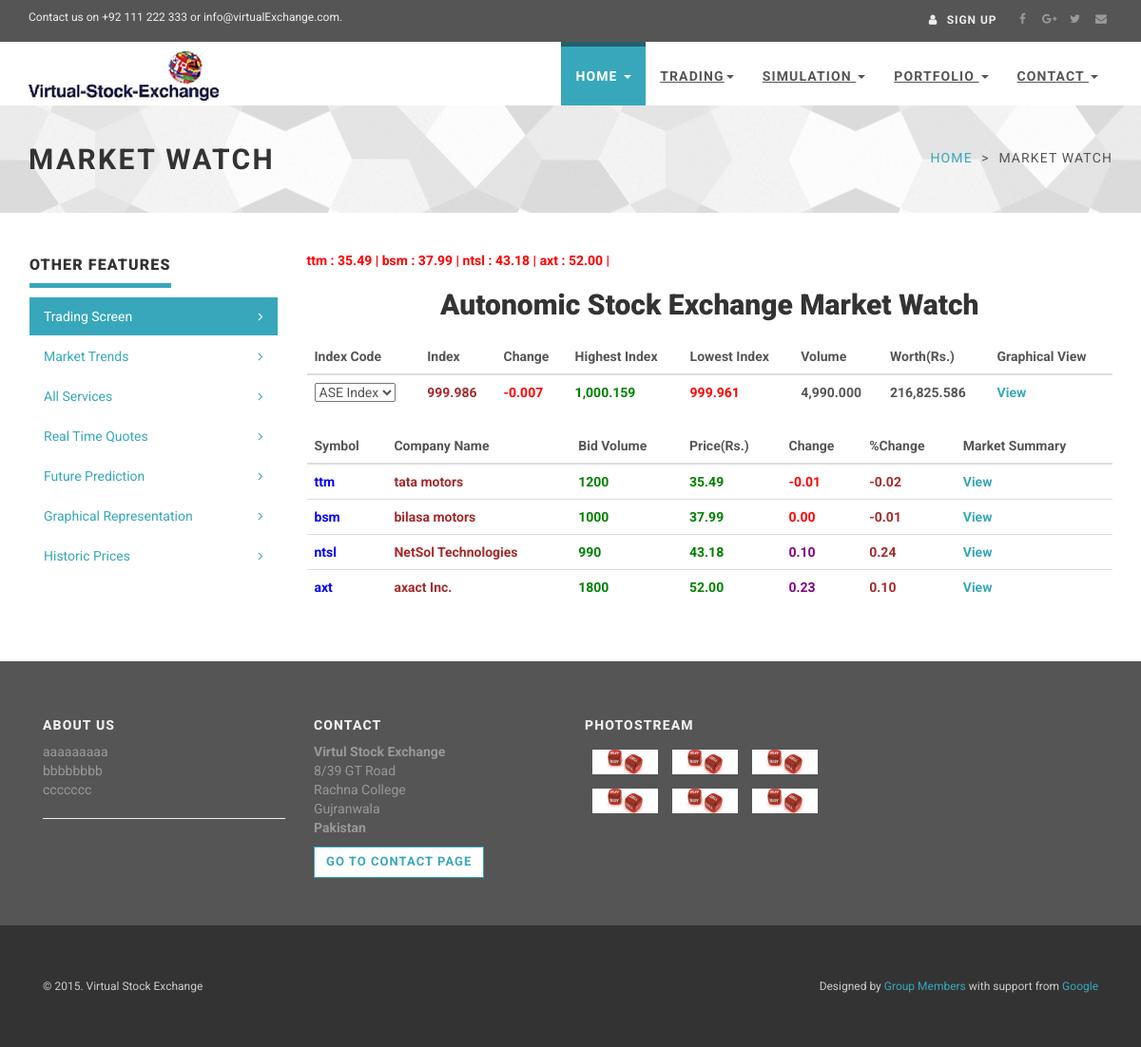
The page /project/marketWatch.php on the database its author committed.
### tables this page shows
CREATE TABLE IF NOT EXISTS `companies` (
  `ID` int(11) NOT NULL AUTO_INCREMENT,
  `Name` varchar(255) NOT NULL,
  `Type` varchar(255) NOT NULL,
  `ticker` varchar(255) DEFAULT NULL,
  `Stock` double NOT NULL,
  `Price` double NOT NULL,
  `changedPrice` double NOT NULL,
  `percentageChange` double NOT NULL,
  `Email` varchar(255) NOT NULL,
  `Address` text NOT NULL,
  `Phone` text NOT NULL,
  `DOC` date NOT NULL,
  PRIMARY KEY (`ID`)
);

CREATE TABLE IF NOT EXISTS `marketwatch` (
  `id` int(11) NOT NULL AUTO_INCREMENT,
  `indexValue` double NOT NULL,
  `volume` double NOT NULL,
  `baseIndex` double NOT NULL,
  `marketCapitalization` double NOT NULL,
  PRIMARY KEY (`id`)
);

### project/marketWatch.php (the view, shortened to what this page needs)
<!DOCTYPE html>
<html lang="en">
<head>
    <link rel="stylesheet" href="http://maxcdn.bootstrapcdn.com/font-awesome/4.3.0/css/font-awesome.min.css">
    <link rel="stylesheet" href="http://maxcdn.bootstrapcdn.com/bootstrap/3.3.2/css/bootstrap.min.css">
    <link href="css/animate.css" rel="stylesheet">
    <link href="css/style.default.css" rel="stylesheet" id="theme-stylesheet">
    <link href="css/custom.css" rel="stylesheet">
    <link href="css/owl.carousel.css" rel="stylesheet">
    <link href="css/owl.theme.css" rel="stylesheet">
</head>
<body>
    <div id="all">
        <header>
            <div id="top">
                <div class="container">
                    <div class="row">
                        <div class="col-xs-5 contact">
                            <p class="hidden-sm hidden-xs">Contact us on +92 111 222 333 or info@virtualExchange.com.</p>
                        </div>
                        <div class="col-xs-7">
                            <div class="social">
                                <a href="#" class="external facebook" data-animate-hover="pulse"><i class="fa fa-facebook"></i></a>
                                <a href="#" class="external gplus" data-animate-hover="pulse"><i class="fa fa-google-plus"></i></a>
                                <a href="#" class="external twitter" data-animate-hover="pulse"><i class="fa fa-twitter"></i></a>
                                <a href="#" class="email" data-animate-hover="pulse"><i class="fa fa-envelope"></i></a>
                            </div>
                            <div class="login">
                                <a href="loginRegister.php"><i class="fa fa-user"></i> <span class="hidden-xs text-uppercase">Sign up</span></a>
                            </div>
                        </div>
                    </div>
                </div>
            </div>
            <div class="navbar-affixed-top" data-spy="affix" data-offset-top="200">
                <div class="navbar navbar-default yamm" role="navigation" id="navbar">
                    <div class="container">
                        <div class="navbar-header">
                            <a class="navbar-brand home" href="index.html">
                                <img src="img/logo.png" alt="Universal logo" class="hidden-xs hidden-sm">
                            </a>
                        </div>
                        <div class="navbar-collapse collapse" id="navigation">
                            <ul class="nav navbar-nav navbar-right">
                                <li class="dropdown active">
                                    <a href="javascript: void(0)" class="dropdown-toggle" data-toggle="dropdown">Home <b class="caret"></b></a>
                                </li>
                                <li class="dropdown use-yamm yamm-fw">
                                    <a href="#" class="dropdown-toggle" data-toggle="dropdown">Trading<b class="caret"></b></a>
                                </li>
                                <li class="dropdown use-yamm yamm-fw">
                                    <a href="#" class="dropdown-toggle" data-toggle="dropdown">Simulation <b class="caret"></b></a>
                                                    </div>
                                                </div>
                                            </div>
								<li class="dropdown">
                                    <a href="javascript: void(0)" class="dropdown-toggle" data-toggle="dropdown">Portfolio <b class="caret"></b></a>
                                </li>
                                <li class="dropdown">
                                    <a href="javascript: void(0)" class="dropdown-toggle" data-toggle="dropdown">Contact <b class="caret"></b></a>
                                </li>
                        </div>
                    </div>
        <div id="heading-breadcrumbs">
            <div class="container">
                <div class="row">
                    <div class="col-md-7">
                        <h1>Market Watch</h1>
                    </div>
                    <div class="col-md-5">
                        <ul class="breadcrumb">
                            <li><a href="index.php">Home</a>
                            </li>
                            <li>Market Watch</li>
                        </ul>
                    </div>
                </div>
            </div>
        </div>
        <section>
            <div class="container">
                <div class="row">
                    <div class="col-md-3">
                        <div class="panel panel-default sidebar-menu with-icons">
                            <div class="panel-heading">
                                <h3 class="panel-title">Other Features</h3>
                            </div>
                            <div class="panel-body">
                                <ul class="nav nav-pills nav-stacked">
                                    <li class="active"><a href="trading.php">Trading Screen</a>
                                    </li>
                                    <li><a href="marketTrends.php">Market Trends</a>
                                    </li>
                                    <li><a href="allServices.php">All Services</a>
                                    </li>
                                    <li><a href="getQuotes.php">Real Time Quotes</a>
                                    </li>
                                    <li><a href="getPrediction.php">Future Prediction</a>
                                    </li>
                                    <li><a href="getGraph.php">Graphical Representation</a>
                                    </li>
                                    <li><a href="getHistoricData.php">Historic Prices</a>
                                    </li>
                            </div>
                        </div>
                    </div>
                    <div class="col-md-9">
					<marquee width="800" scrollamount="10" scrolldelay="150"><?php
					$myQuery = "SELECT ticker,Price FROM companies";
					$fetchedValue = mysql_query($myQuery);
					while($row2 = mysql_fetch_array($fetchedValue, MYSQL_ASSOC))
					{
						echo '<strong>'.'<font color="red">'.$row2["ticker"].' : '.number_format(($row2["Price"]),2).' | '.'</font>'.'</strong>';
					}
					?></marquee>
					<center>
						<h2>Autonomic Stock Exchange Market Watch</h2>
					</center>
					<div class="table-responsive">
                                <table class="table table-hover">
                                    <thead>
                                        <tr>
                                            <th>Index Code</th>
											<th>Index</th>
											<th>Change</th>
											<th>Highest Index</th>
											<th>Lowest Index</th>
											<th>Volume</th>
											<th>Worth(Rs.)</th>
											<th>Graphical View</th>
											</tr>
                                    </thead>
                                    <tbody>
                                      <?php
									  $id="";
									  $q = "SELECT max(id) from marketwatch";
									  $ret = mysql_query($q);
									  while($row1 = mysql_fetch_array($ret, MYSQL_ASSOC))
									  {
										$id=$row1["max(id)"];
									  }
									  $sql2 = "SELECT indexValue,volume,marketCapitalization FROM marketwatch where id=".$id;
									  $retval2 = mysql_query($sql2);
									  while($row2 = mysql_fetch_array($retval2, MYSQL_ASSOC))
									  {
									  ?>
										<td>
											<select name="type" id="type">
												<option value="Price | Change">ASE Index</option>
											</select>
										</td>
										<td><?php echo '<strong>'.'<font color="brown">'.number_format(($row2["indexValue"]),3).'</font>'.'</strong>'; ?></td>
										<td><?php if(($_SESSION['changedIndex'])<0) echo '<strong>'.'<font color="red">'.number_format(($_SESSION['changedIndex']),3).'</font>'.'</strong>'; else echo '<strong>'.'<font color="green">'.number_format(($_SESSION['changedIndex']),3).'</font>'.'</strong>'; ?></td>
										<td><?php echo  '<strong>'.'<font color="green">'.$_SESSION['maxIndex'].'</font>'.'</strong>';?></td>
										<td><?php echo  '<strong>'.'<font color="red">'.$_SESSION['minIndex'].'</font>'.'</strong>';?></td>
										<td><?php echo  '<strong>'. number_format(($row2["volume"]),3).'</strong>'; ?></td>
										<td><?php echo  '<strong>'.number_format(($row2["marketCapitalization"]),3).'</strong>'; ?></td>
										<td><a href="marketWatchGraph.php" target="_blank" class="link"><strong>View</strong></a></td>
										<?php
										}
									?>
                                    </tbody>
                                </table>
								 <table class="table table-hover">
                                    <thead>
                                        <tr>
                                            <th>Symbol</th>
											<th>Company Name</th>
											<th>Bid Volume</th>
											<th>Price(Rs.)</th>
											<th>Change</th>
											<th>%Change</th>
											<th>Market Summary</th>
											</tr>
                                    </thead>
                                    <tbody>
                                      <?php
									  $sql2 = "SELECT * FROM companies";
									  $retval2 = mysql_query($sql2);
									  while($row2 = mysql_fetch_array($retval2, MYSQL_ASSOC))
									  {
									  ?>
										<td><?php echo '<strong>'.'<font color="blue">'.$row2["ticker"].'</font>'.'</strong>'; ?></td>
										<td><?php echo '<strong>'.'<font color="brown">'.$row2["Name"].'</font>'.'</strong>'; ?></td>
										<td><?php echo  '<strong>'.'<font color="green">'.$row2["Stock"].'</font>'.'</strong>';?></td>
										<td><?php echo  '<strong>'.'<font color="green">'.number_format(($row2["Price"]),2).'</font>'.'</strong>';?></td>
										<td><?php if($row2["changedPrice"] < 0 ) echo  '<strong>'.'<font color="red">'.number_format(($row2["changedPrice"]),2).'</font>'.'</strong>';
										else echo  '<strong>'.'<font color="purple">'.number_format(($row2["changedPrice"]),2).'</font>'.'</strong>';
										?></td>
										<td><?php echo  '<strong>'.'<font color="brown">'.number_format(($row2["percentageChange"]),2).'</font>'.'</strong>';?></td>
										<td><a href="marketSummary.php" class="link"><strong>View</strong></a></td>
										<?php
										}
									?>
                                    </tbody>
                                </table>
                            </div>
                    </div>
                </div>
            </div>
        </section>
        <footer id="footer">
            <div class="container">
                <div class="col-md-3 col-sm-6">
                    <h4>About us</h4>
                    <p>aaaaaaaaa<br>bbbbbbbb<br>ccccccc</p>
                    <hr>
                </div>
                <div class="col-md-3 col-sm-6">
                    <h4>Contact</h4>
                    <p><strong>Virtul Stock Exchange</strong>
                        <br>8/39 GT Road
                        <br>Rachna College
                        <br>Gujranwala
                        <br>
                        <strong>Pakistan</strong>
                    </p>
                    <a href="contact.html" class="btn btn-small btn-template-main">Go to contact page</a>
                </div>
                <div class="col-md-3 col-sm-6">
                    <h4>Photostream</h4>
                    <div class="photostream">
                        <div>
                            <a href="#">
                                <img src="img/ser4.jpg" class="img-responsive" alt="#">
                            </a>
                        </div>
                        <div>
                            <a href="#">
                                <img src="img/ser4.jpg" class="img-responsive" alt="#">
                            </a>
                        </div>
                        <div>
                            <a href="#">
                                <img src="img/ser4.jpg" class="img-responsive" alt="#">
                            </a>
                        </div>
                        <div>
                            <a href="#">
                                <img src="img/ser4.jpg" class="img-responsive" alt="#">
                            </a>
                        </div>
                        <div>
                            <a href="#">
                                <img src="img/ser4.jpg" class="img-responsive" alt="#">
                            </a>
                        </div>
                        <div>
                            <a href="#">
                                <img src="img/ser4.jpg" class="img-responsive" alt="#">
                            </a>
                        </div>
                    </div>
                </div>
            </div>
        </footer>
        <div id="copyright">
            <div class="container">
                <div class="col-md-12">
                    <p class="pull-left">&copy; 2015. Virtual Stock Exchange</p>
                    <p class="pull-right">Designed by <a>Group Members</a> with support from <a>Google</a>
                    </p>
                </div>
            </div>
        </div>
</body>
</html>

### rows shown on the page
companies: ticker "ttm", Price "35.49", Name "tata motors", Stock "1200", changedPrice "-0.01", percentageChange "-0.02"
companies: ticker "bsm", Price "37.99", Name "bilasa motors", Stock "1000", changedPrice "0.00", percentageChange "-0.01"
companies: ticker "ntsl", Price "43.18", Name "NetSol Technologies", Stock "990", changedPrice "0.10", percentageChange "0.24"
companies: ticker "axt", Price "52.00", Name "axact Inc.", Stock "1800", changedPrice "0.23", percentageChange "0.10"
marketwatch: indexValue "999.986", volume "4,990.000", marketCapitalization "216,825.586"
